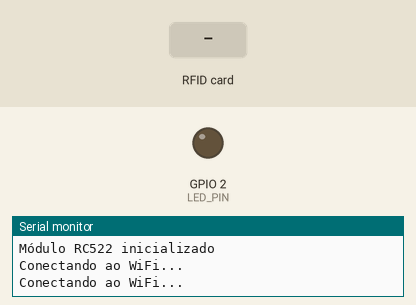
Bench run of a sketch on a simulated ESP32. Shown: output pins drawn as LEDs (lit = HIGH), the last lines printed to the serial monitor. The inputs (shaded band) are chosen by the test bench. WiFi joins after 1.5 s; servers stay silent unless stated; uploads are accepted with an empty reply.

Above: at 0.1 s.
At 4.7 s:
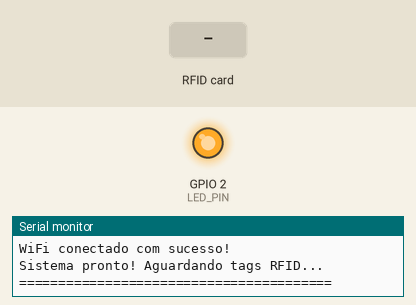
4.8 s: RFID card 5E 7A 19 C4 held to the reader
At 5.4 s:
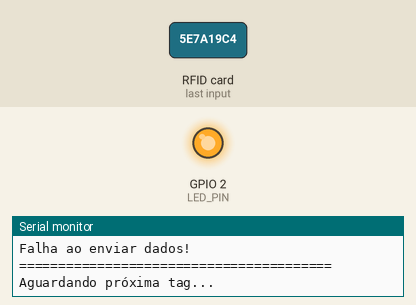
Timing chart, 0 to 7.8 s (numbered marks = the images above; inputs shaded):
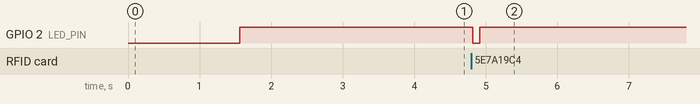

Measured:
- after the input at 4.8 s, GPIO 2 (LED_PIN): HIGH → LOW at once, → HIGH 0.10 s later

The sketch:

esp32_rfid_sem_display.ino
```cpp
/*
 * Sistema de Rastreamento Bovino - ESP32 (Sem Display OLED)
 *
 * Este código implementa um sistema de leitura de tags RFID para rastreamento de bovinos.
 * Versão simplificada sem display OLED para evitar problemas de compilação.
 *
 * Hardware necessário:
 * - ESP32
 * - Módulo RFID RC522
 * - LED indicador (opcional)
 *
 * Conexões RC522:
 * - SDA -> D21 (GPIO 21)
 * - SCK -> D18 (GPIO 18)
 * - MOSI -> D23 (GPIO 23)
 * - MISO -> D19 (GPIO 19)
 * - RST -> D22 (GPIO 22)
 * - 3.3V -> 3.3V
 * - GND -> GND
 *
 * Conexões LED (opcional):
 * - LED -> GPIO 2
 */

#include <SPI.h>
#include <MFRC522.h>
#include <WiFi.h>
#include <HTTPClient.h>
#include <ArduinoJson.h>

// Configurações WiFi
const char* ssid = "SUA_REDE_WIFI";          // Nome da sua rede WiFi
const char* password = "SUA_SENHA_WIFI";     // Senha da sua rede WiFi

// Configurações do servidor
const char* serverUrl = "http://SEU_IP/projeto_rastreabilidade/api/rfid/esp32.php";

// Pinos do RC522
#define RST_PIN         22    // D22 - RST
#define SS_PIN          21    // D21 - SDA

// Pino do LED indicador (opcional)
#define LED_PIN 2

// Objetos
MFRC522 mfrc522(SS_PIN, RST_PIN);

// Variáveis globais
String lastTagId = "";
unsigned long lastReadTime = 0;
const unsigned long READ_INTERVAL = 2000; // Intervalo mínimo entre leituras (2 segundos)
const unsigned long SAME_TAG_INTERVAL = 10000; // Mesma tag só é registrada de novo após 10 segundos
bool wifiConnected = false;
int reconnectAttempts = 0;
const int MAX_RECONNECT_ATTEMPTS = 10;

// Função para conectar ao WiFi
bool connectToWiFi() {
  Serial.println("Conectando ao WiFi...");
  WiFi.begin(ssid, password);

  int attempts = 0;
  while (WiFi.status() != WL_CONNECTED && attempts < 20) {
    delay(500);
    Serial.print(".");
    attempts++;
  }

  if (WiFi.status() == WL_CONNECTED) {
    Serial.println();
    Serial.println("WiFi conectado!");
    Serial.print("IP: ");
    Serial.println(WiFi.localIP());
    wifiConnected = true;
    reconnectAttempts = 0;
    return true;
  } else {
    Serial.println();
    Serial.println("Falha na conexão WiFi!");
    wifiConnected = false;
    return false;
  }
}

// Função para enviar dados para o servidor
bool sendToServer(String tagId) {
  if (WiFi.status() != WL_CONNECTED) {
    Serial.println("WiFi não conectado!");
    return false;
  }

  HTTPClient http;
  http.begin(serverUrl);
  http.addHeader("Content-Type", "application/x-www-form-urlencoded");

  String postData = "tag_id=" + tagId;

  Serial.println("Enviando dados para o servidor...");
  Serial.println("URL: " + String(serverUrl));
  Serial.println("Dados: " + postData);

  int httpResponseCode = http.POST(postData);

  if (httpResponseCode > 0) {
    String response = http.getString();
    Serial.println("Código de resposta HTTP: " + String(httpResponseCode));
    Serial.println("Resposta do servidor: " + response);

    // Tenta parsear a resposta JSON
    DynamicJsonDocument doc(1024);
    DeserializationError error = deserializeJson(doc, response);

    if (!error) {
      if (doc["success"] == true) {
        if (doc["animal"] != nullptr) {
          String animalInfo = "Animal: " + String(doc["animal"]["identificador"].as<const char*>());
          Serial.println("Tag lida com sucesso: " + animalInfo);
        } else {
          Serial.println("Tag não cadastrada no sistema!");
        }
        http.end();
        return true;
      } else {
        Serial.println("Erro no servidor: " + String(doc["message"].as<const char*>()));
      }
    } else {
      Serial.println("Erro ao parsear JSON: " + String(error.c_str()));
    }
  } else {
    Serial.println("Erro na requisição HTTP: " + String(httpResponseCode));
  }

  http.end();
  return false;
}

// Função para ler tag RFID
String readRFID() {
  if (!mfrc522.PICC_IsNewCardPresent()) {
    return "";
  }

  if (!mfrc522.PICC_ReadCardSerial()) {
    return "";
  }

  String tagId = "";
  for (byte i = 0; i < mfrc522.uid.size; i++) {
    tagId += String(mfrc522.uid.uidByte[i] < 0x10 ? "0" : "");
    tagId += String(mfrc522.uid.uidByte[i], HEX);
  }
  tagId.toUpperCase();

  // Para a criptografia
  mfrc522.PICC_HaltA();
  mfrc522.PCD_StopCrypto1();

  return tagId;
}

void setup() {
  Serial.begin(115200);
  Serial.println("=== Sistema de Rastreamento Bovino ===");
  Serial.println("Versão sem display OLED");

  // Inicializa SPI
  SPI.begin();

  // Inicializa RC522
  mfrc522.PCD_Init();
  delay(4);
  mfrc522.PCD_DumpVersionToSerial();
  Serial.println("Módulo RC522 inicializado");

  // Inicializa LED
  pinMode(LED_PIN, OUTPUT);
  digitalWrite(LED_PIN, LOW);

  // Conecta ao WiFi
  Serial.println("Conectando ao WiFi...");
  if (connectToWiFi()) {
    Serial.println("WiFi conectado com sucesso!");
    digitalWrite(LED_PIN, HIGH);
  } else {
    Serial.println("Falha na conexão WiFi!");
    digitalWrite(LED_PIN, LOW);
  }

  delay(2000);
  Serial.println("Sistema pronto! Aguardando tags RFID...");
  Serial.println("========================================");
}

void loop() {
  // Verifica conexão WiFi
  if (WiFi.status() != WL_CONNECTED) {
    if (wifiConnected) {
      Serial.println("Conexão WiFi perdida!");
      wifiConnected = false;
      digitalWrite(LED_PIN, LOW);
    }

    if (reconnectAttempts < MAX_RECONNECT_ATTEMPTS) {
      Serial.println("Tentando reconectar WiFi...");
      if (connectToWiFi()) {
        Serial.println("WiFi reconectado!");
        digitalWrite(LED_PIN, HIGH);
      } else {
        reconnectAttempts++;
        Serial.println("Tentativa " + String(reconnectAttempts) + " de " + String(MAX_RECONNECT_ATTEMPTS));
        delay(5000);
      }
    } else {
      // Esgotou as tentativas: espera 30 s e recomeça, em vez de desistir para sempre
      Serial.println("Falha na reconexão WiFi. Nova tentativa em 30 segundos.");
      delay(30000);
      reconnectAttempts = 0;
      return;
    }
  }

  // Lê tag RFID
  String tagId = readRFID();

  // Tag diferente: aceita após READ_INTERVAL. Mesma tag (o animal passou de novo):
  // aceita após SAME_TAG_INTERVAL, para não registrar a mesma leitura várias vezes
  unsigned long elapsed = millis() - lastReadTime;
  bool novaTag = (tagId != lastTagId && elapsed > READ_INTERVAL);
  bool mesmaTagDeNovo = (tagId == lastTagId && elapsed > SAME_TAG_INTERVAL);
  if (tagId != "" && (novaTag || mesmaTagDeNovo)) {
    Serial.println("========================================");
    Serial.println("Tag lida: " + tagId);
    lastTagId = tagId;
    lastReadTime = millis();

    // Pisca LED
    digitalWrite(LED_PIN, LOW);
    delay(100);
    digitalWrite(LED_PIN, HIGH);

    // Envia para o servidor
    if (sendToServer(tagId)) {
      Serial.println("Dados enviados com sucesso!");
    } else {
      Serial.println("Falha ao enviar dados!");
    }

    Serial.println("========================================");
    Serial.println("Aguardando próxima tag...");
  }

  delay(100); // Pequena pausa para não sobrecarregar
} 
```
